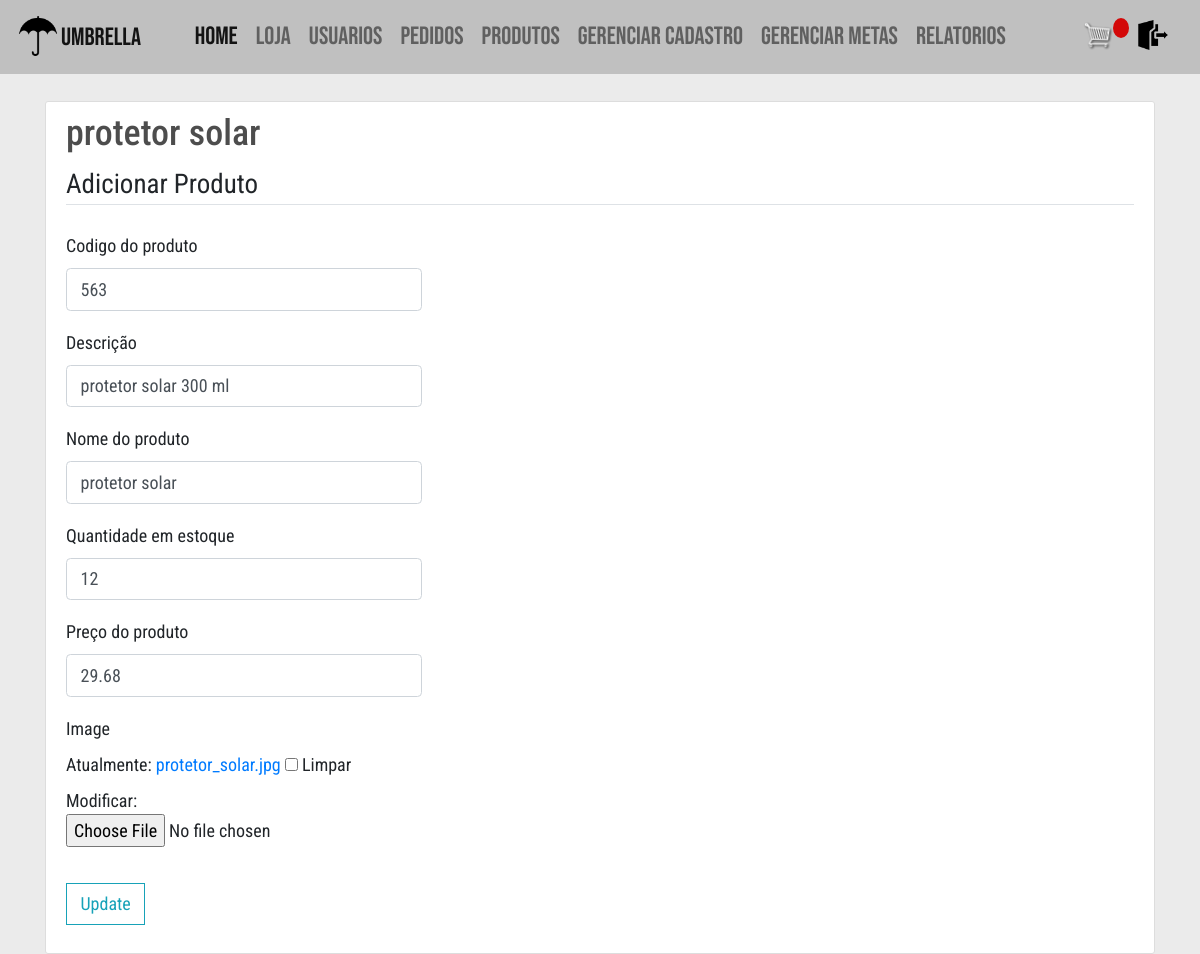
The page /atualizar_produto/1/ (signed in) on the database its author committed.
### vendas/models.py (models this page shows, shortened)
class Produto(models.Model):
    codigo = models.IntegerField(_("codigo do produto"), unique=True)
    descricao = models.CharField(_("descrição"), max_length=200)
    nome = models.CharField(_("nome do produto"),
                            max_length=100)
    qtde_estoque = models.PositiveIntegerField(
        _("quantidade em estoque"))
    preco = models.FloatField(_("preço do produto"))
    image = models.ImageField(null=True, blank=True)

### vendas/views.py (the view)
@login_required
@user_passes_test(supervisor_franquia_check)
def atualizarProduto(request, pk):
    produto = Produto.objects.get(id=pk)
    if request.method == 'POST':
        form = FormProduto(request.POST, request.FILES, instance=produto)
        if form.is_valid():
            form.save()
            sweetify.success(request, 'Produto atualizados')
        else:
            sweetify.error(request, 'Houve um erro na atualização dos dados')
    else:
        form = FormProduto(instance=produto)
    return render(request, 'vendas/dados_produtos.html', {'form': form, 'produto': produto})

### vendas/forms.py
class FormProduto(forms.ModelForm):
    class Meta:
        model = Produto
        fields = '__all__'

### users/models.py (called while the page is built)
    def __str__(self):
        return self.email

### vendas/views.py (called while the page is built)
def supervisor_franquia_check(user):
    if user.tipo == User.SUPERVISOR or user.tipo == User.FRANQUIA:
        return True
    else:
        return False

### vendas/templates/vendas/dados_produtos.html (shortened to what this page needs)
{% extends "vendas/base.html" %}
{% load crispy_forms_tags %}
{% block content %}
  <div class="content-section">
    <div class="media">
      <div class="media-body">
        <h2 class="account-heading">{{ produto.nome }}</h2>
      </div>
    </div>
    <form method="POST" enctype="multipart/form-data">
      <fieldset class="form-group">
        <legend class="border-bottom mb-4">Adicionar Produto</legend>
        {{ form|crispy }}
      </fieldset>
      <div class="form-group">
        <button class="btn btn-outline-info" type="submit">Update</button>
      </div>
    </form>
  </div>
{% endblock content %}

### vendas/static/vendas/css/style.css (style rules this page uses)
html { font-size: 18px; }
body { margin: 0; padding: 0; font-family: 'Roboto Condensed', sans-serif; background-color: #EBEBEB; background-size: cover; background-repeat: no-repeat; background-position: center; height: 100vh; }
h1, h2, h3, h4, h5, h6 { color: hsl(0, 0%, 30%); }
.btn { border-radius: 0; }
.content-section { background: #ffffff; padding: 10px 20px; border: 1px solid #dddddd; border-radius: 3px; margin-bottom: 20px; width: 100%; }

### rows shown on the page
Produto: nome "protetor solar", codigo "563", descricao "protetor solar 300 ml", qtde_estoque "12", preco "29.68"
